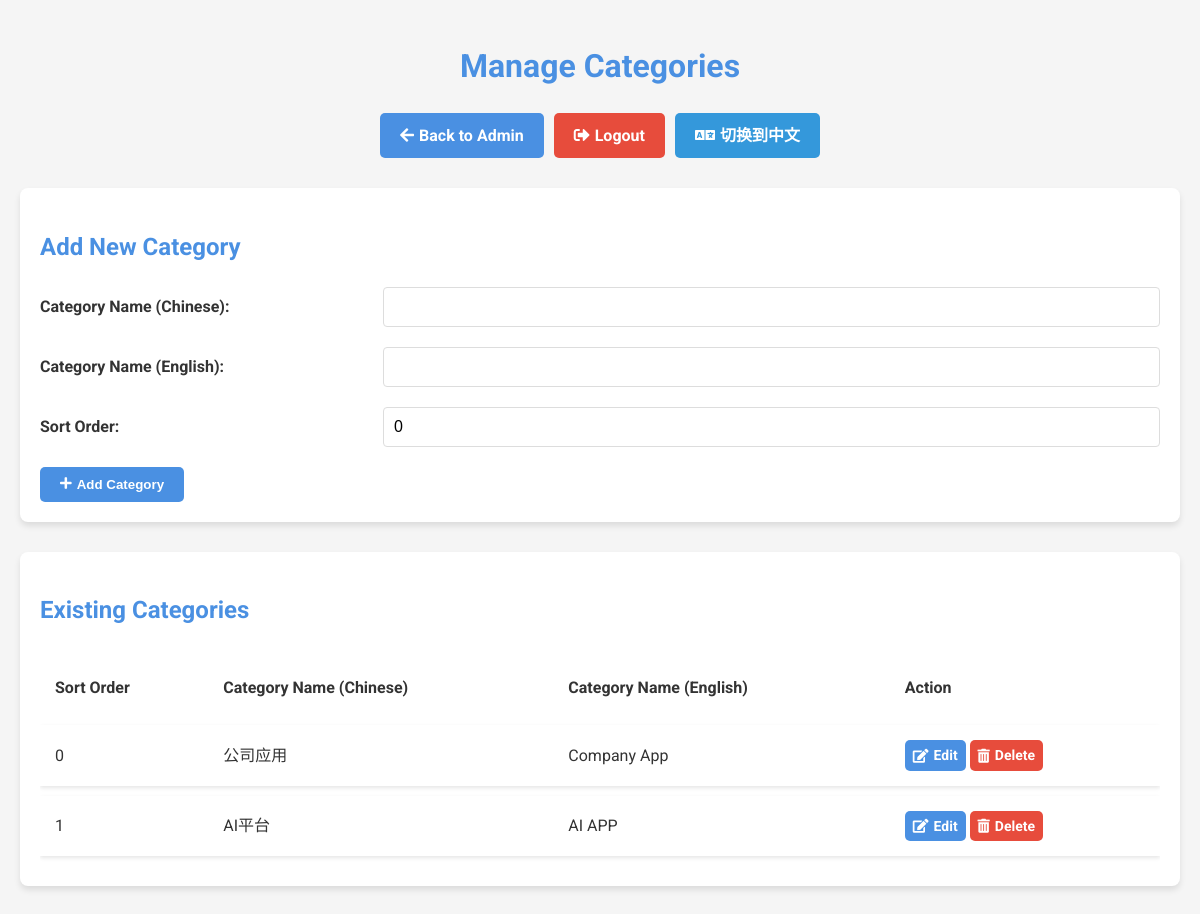
Screenshot of /category_manage.php?lang=en (signed in) with the database file from the repository.
### tables this page shows
CREATE TABLE `categories` (
  `id` int(11) NOT NULL,
  `name_zh` varchar(255) NOT NULL,
  `name_en` varchar(255) NOT NULL,
  `sort_order` int(11) DEFAULT 0
);

### functions.php (called while the page is built, shortened)
<?php
if (!function_exists('t')) {
    function t($zh, $en) {
        global $lang;
        return $lang == 'zh' ? $zh : $en;
    }
}
?>

### category_manage.php (the view, shortened to what this page needs)
<?php
require_once 'functions.php';
require_once 'db_setup.php';
$lang = isset($_GET['lang']) && $_GET['lang'] == 'en' ? 'en' : 'zh';
$edit_category = null;
$categories = $db->query("SELECT id, name_zh, name_en, sort_order FROM categories ORDER BY sort_order, name_zh");
?>
<!DOCTYPE html>
<html lang="<?php echo $lang; ?>">
<head>
    <link href="https://cdnjs.cloudflare.com/ajax/libs/font-awesome/5.15.1/css/all.min.css" rel="stylesheet">
    <link href="./assets/css/admin-styles.css" rel="stylesheet">
</head>
<body>
    <div class="container">
        <h1 class="text-center fade-in"><?php echo t("管理类别", "Manage Categories"); ?></h1>
        <nav class="nav-buttons fade-in">
            <a href="admin.php?lang=<?php echo $lang; ?>" class="btn btn-primary"><i class="fas fa-arrow-left"></i> <?php echo t("返回管理页面", "Back to Admin"); ?></a>
            <a href="admin.php?action=logout&lang=<?php echo $lang; ?>" class="btn btn-danger"><i class="fas fa-sign-out-alt"></i> <?php echo t("登出", "Logout"); ?></a>
            <a href="?lang=<?php echo $lang == 'zh' ? 'en' : 'zh'; ?>" class="btn btn-info">
                <i class="fas fa-language"></i> <?php echo $lang == 'zh' ? 'Switch to English' : '切换到中文'; ?>
            </a>
        </nav>
        <div class="page-section fade-in">
            <h2><?php echo $edit_category ? t("编辑类别", "Edit Category") : t("添加新类别", "Add New Category"); ?></h2>
            <form method="post" id="categoryForm">
                <div class="form-group">
                    <label for="name_zh"><?php echo t("类别名称（中文）:", "Category Name (Chinese):"); ?></label>
                    <input type="text" id="name_zh" name="name_zh" class="form-control" required
                           value="<?php echo $edit_category ? htmlspecialchars($edit_category['name_zh']) : ''; ?>">
                </div>
                <div class="form-group">
                    <label for="name_en"><?php echo t("类别名称（英文）:", "Category Name (English):"); ?></label>
                    <input type="text" id="name_en" name="name_en" class="form-control" required
                           value="<?php echo $edit_category ? htmlspecialchars($edit_category['name_en']) : ''; ?>">
                </div>
                <div class="form-group">
                    <label for="sort_order"><?php echo t("排序:", "Sort Order:"); ?></label>
                    <input type="number" id="sort_order" name="sort_order" class="form-control" required
                           value="<?php echo $edit_category ? htmlspecialchars($edit_category['sort_order']) : '0'; ?>">
                </div>
                <div class="form-actions">
                    <button type="submit" name="submit_category" class="btn btn-primary">
                        <i class="fas <?php echo $edit_category ? 'fa-save' : 'fa-plus'; ?>"></i>
                        <?php echo $edit_category ? t("更新类别", "Update Category") : t("添加类别", "Add Category"); ?>
                    </button>
                </div>
            </form>
        </div>
        <div class="page-section fade-in">
            <h2><?php echo t("现有类别", "Existing Categories"); ?></h2>
            <div class="table-responsive">
                <table class="table">
                    <thead>
                        <tr>
                            <th><?php echo t("排序", "Sort Order"); ?></th>
                            <th><?php echo t("类别名称（中文）", "Category Name (Chinese)"); ?></th>
                            <th><?php echo t("类别名称（英文）", "Category Name (English)"); ?></th>
                            <th><?php echo t("操作", "Action"); ?></th>
                        </tr>
                    </thead>
                    <tbody>
                        <?php
                        if ($categories && $categories->num_rows > 0):
                            while ($category = $categories->fetch_assoc()):
                        ?>
                            <tr>
                                <td><?php echo htmlspecialchars($category['sort_order']); ?></td>
                                <td><?php echo htmlspecialchars($category['name_zh']); ?></td>
                                <td><?php echo htmlspecialchars($category['name_en']); ?></td>
                                <td>
                                    <a href="category_manage.php?edit=<?php echo $category['id']; ?>&lang=<?php echo $lang; ?>" class="btn btn-sm btn-primary"><i class="fas fa-edit"></i> <?php echo t("编辑", "Edit"); ?></a>
                                    <a href="category_manage.php?delete=<?php echo $category['id']; ?>&lang=<?php echo $lang; ?>" class="btn btn-sm btn-danger" onclick="return confirm('<?php echo t("确定要删除这个类别吗？这将同时删除该类别下的所有链接。", "Are you sure you want to delete this category? This will also delete all links in this category."); ?>');"><i class="fas fa-trash-alt"></i> <?php echo t("删除", "Delete"); ?></a>
                                </td>
                            </tr>
                        <?php
                            endwhile;
                        else:
                        ?>
                            <tr>
                                <td colspan="4"><?php echo t("暂无类别", "No categories found"); ?></td>
                            </tr>
                        <?php
                        endif;
                        ?>
                    </tbody>
                </table>
            </div>
        </div>
    </div>
</body>
</html>

### assets/css/admin-styles.css (style rules this page uses)
:root { --primary-color: #4a90e2; --secondary-color: #f5f5f5; --text-color: #333; --danger-color: #e74c3c; --success-color: #2ecc71; }
body { font-family: 'Roboto', sans-serif; line-height: 1.6; color: var(--text-color); background-color: var(--secondary-color); margin: 0; padding: 0; }
.container { max-width: 1200px; margin: 0 auto; padding: 20px; }
h1, h2 { color: var(--primary-color); margin-bottom: 20px; }
h1 { text-align: center; }
.nav-buttons { display: flex; justify-content: center; flex-wrap: wrap; gap: 10px; margin-bottom: 30px; }
.btn { padding: 10px 20px; border: none; border-radius: 5px; cursor: pointer; transition: all 0.3s ease; font-weight: bold; text-decoration: none; display: inline-flex; align-items: center; justify-content: center; }
.btn i { margin-right: 5px; }
.btn-primary { background-color: var(--primary-color); color: white; }
.btn-danger { background-color: var(--danger-color); color: white; }
.btn-info { background-color: #3498db; color: white; }
.page-section { background-color: white; border-radius: 8px; box-shadow: 0 4px 6px rgba(0, 0, 0, 0.1); padding: 20px; margin-bottom: 30px; }
.form-group { margin-bottom: 20px; }
.form-group label { display: block; margin-bottom: 5px; font-weight: bold; }
.form-control { width: 100%; max-width: 100%; padding: 10px; border: 1px solid #ddd; border-radius: 4px; font-size: 16px; transition: border-color 0.3s ease; box-sizing: border-box; }
.form-actions { margin-top: 20px; }
.table { width: 100%; border-collapse: separate; border-spacing: 0 10px; margin-bottom: 0; }
.table th, .table td { padding: 15px; text-align: left; vertical-align: middle; }
.table tbody tr { background-color: white; box-shadow: 0 2px 4px rgba(0, 0, 0, 0.1); transition: all 0.3s ease; }
.btn-sm { padding: 0.25rem 0.5rem; font-size: 0.875rem; }
.table-responsive { overflow-x: auto; }
.fade-in { animation: fadeIn 0.5s ease-in; }
@media (min-width: 768px) { .form-group { display: flex; align-items: center; } }
@media (min-width: 768px) { .form-group label { width: 30%; margin-bottom: 0; margin-right: 10px; } }
@media (min-width: 768px) { .form-group .form-control { width: 70%; } }

### rows the page displays
categories: sort_order "0", name_zh "公司应用", name_en "Company App"
categories: sort_order "1", name_zh "AI平台", name_en "AI APP"

### other values shown
t("管理类别", "Manage Categories") "Manage Categories"
t("返回管理页面", "Back to Admin") "Back to Admin"
t("登出", "Logout") "Logout"
t("添加新类别", "Add New Category") "Add New Category"
t("类别名称（中文）:", "Category Name (Chinese):") "Category Name (Chinese):"
t("类别名称（英文）:", "Category Name (English):") "Category Name (English):"
t("排序:", "Sort Order:") "Sort Order:"
t("添加类别", "Add Category") "Add Category"
t("现有类别", "Existing Categories") "Existing Categories"
t("排序", "Sort Order") "Sort Order"
t("类别名称（中文）", "Category Name (Chinese)") "Category Name (Chinese)"
t("类别名称（英文）", "Category Name (English)") "Category Name (English)"
t("操作", "Action") "Action"
